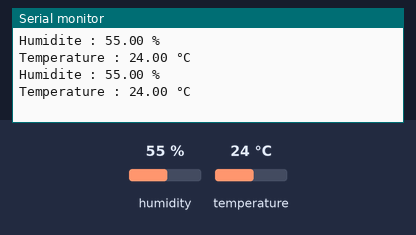
Recording of a sketch running on a simulated Arduino Uno, built with avr-gcc and run on an emulated ATmega328P. Shown: the last lines printed to the serial monitor. The test bench sets the inputs (shaded band); at power-on: humidity 55 %, temperature 24 °C.

Above: at 4.8 s.
4.9 s: humidity set to 22 %
At 7.1 s:
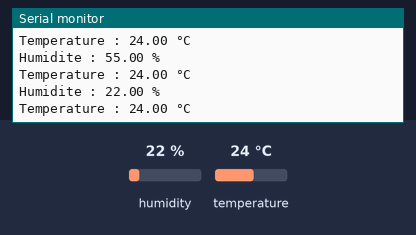
7.9 s: temperature set to 12 °C
At 9.5 s:
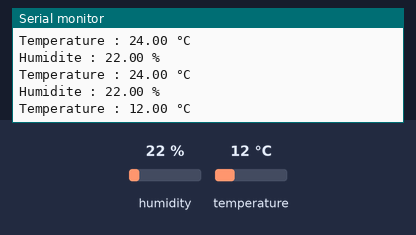
10.9 s: humidity set to 40 %
At 13.2 s:
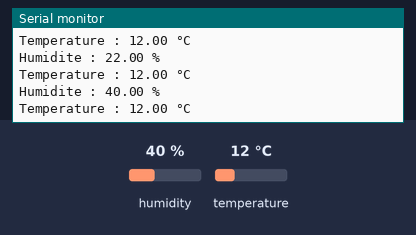
Timing chart, 0 to 14.7 s (numbered marks = the images above; inputs shaded):
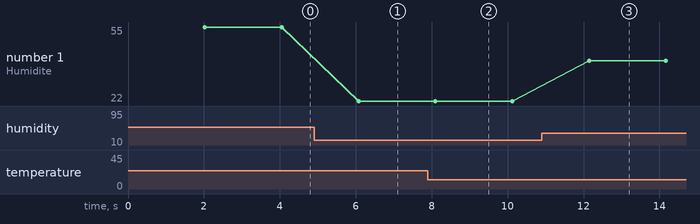

Measured:
- after the input at 4.9 s, the serial monitor: prints a new line after 1.2 s (image 1)
- after the input at 7.9 s, the serial monitor: prints a new line after 0.22 s (image 2)
- after the input at 10.9 s, the serial monitor: prints a new line after 1.2 s (image 3)
- plotted number 1: 55 → 22 after the input at 4.9 s, 22 → 40 after the input at 10.9 s

The sketch:

sketch_apr8a.ino
```cpp
#include <DHT.h>
#define DHTPIN 2
#define DHTTYPE DHT11

DHT dht(DHTPIN, DHTTYPE);
void setup() {
  Serial.begin(9600);
  dht.begin();
}

void loop() {
  delay(2000);

  float h = dht.readHumidity();
  float t = dht.readTemperature();

if (isnan(h) || isnan(t)) {
    Serial.println("Erreur lecture DHT!");
    return;
  }

  Serial.print("Humidite : ");
  Serial.print(h);
  Serial.println(" %");

  Serial.print("Temperature : ");
  Serial.print(t);
  Serial.println(" °C");
}
```
